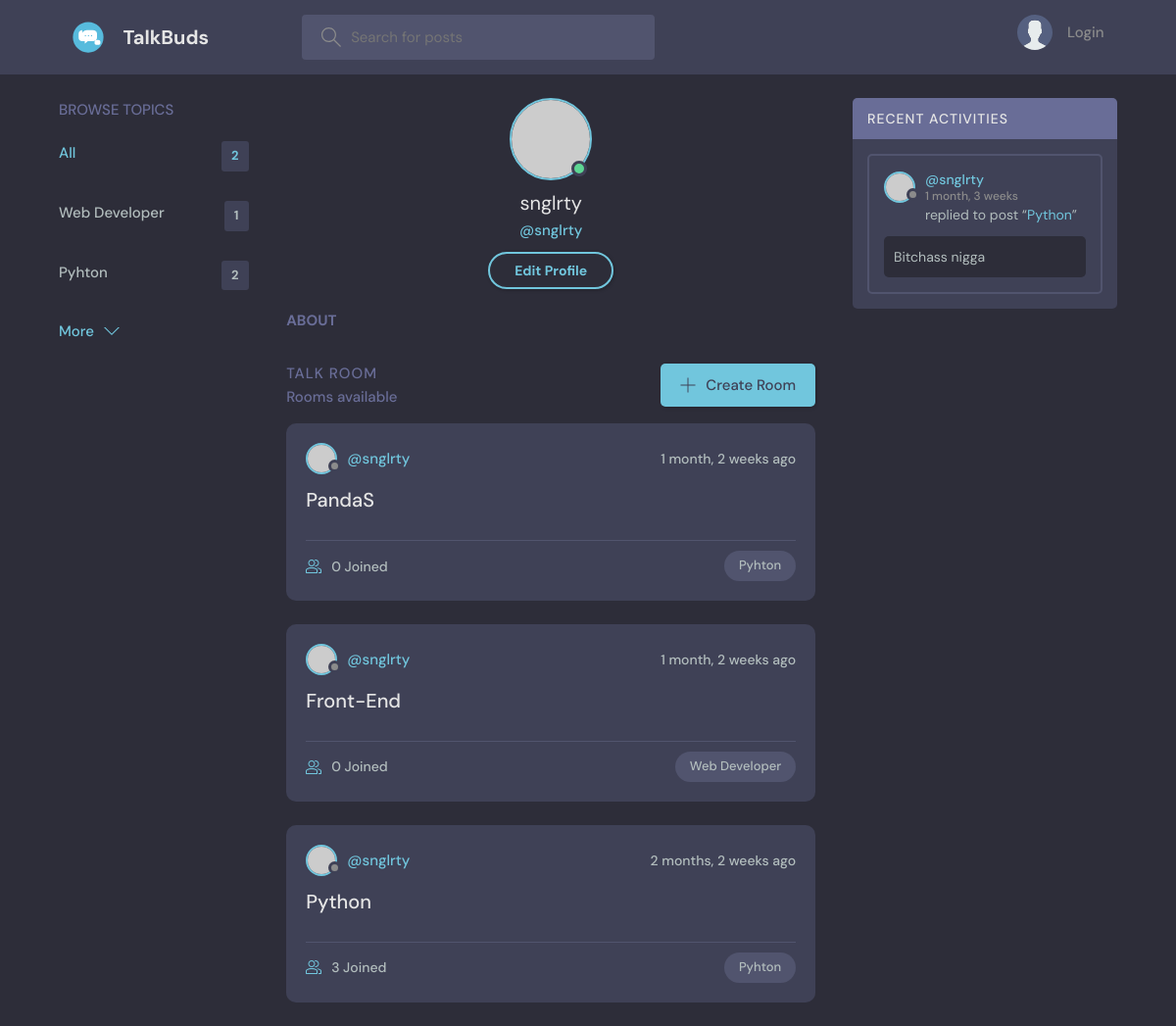
Page /profile/1/ on the earlier database version.
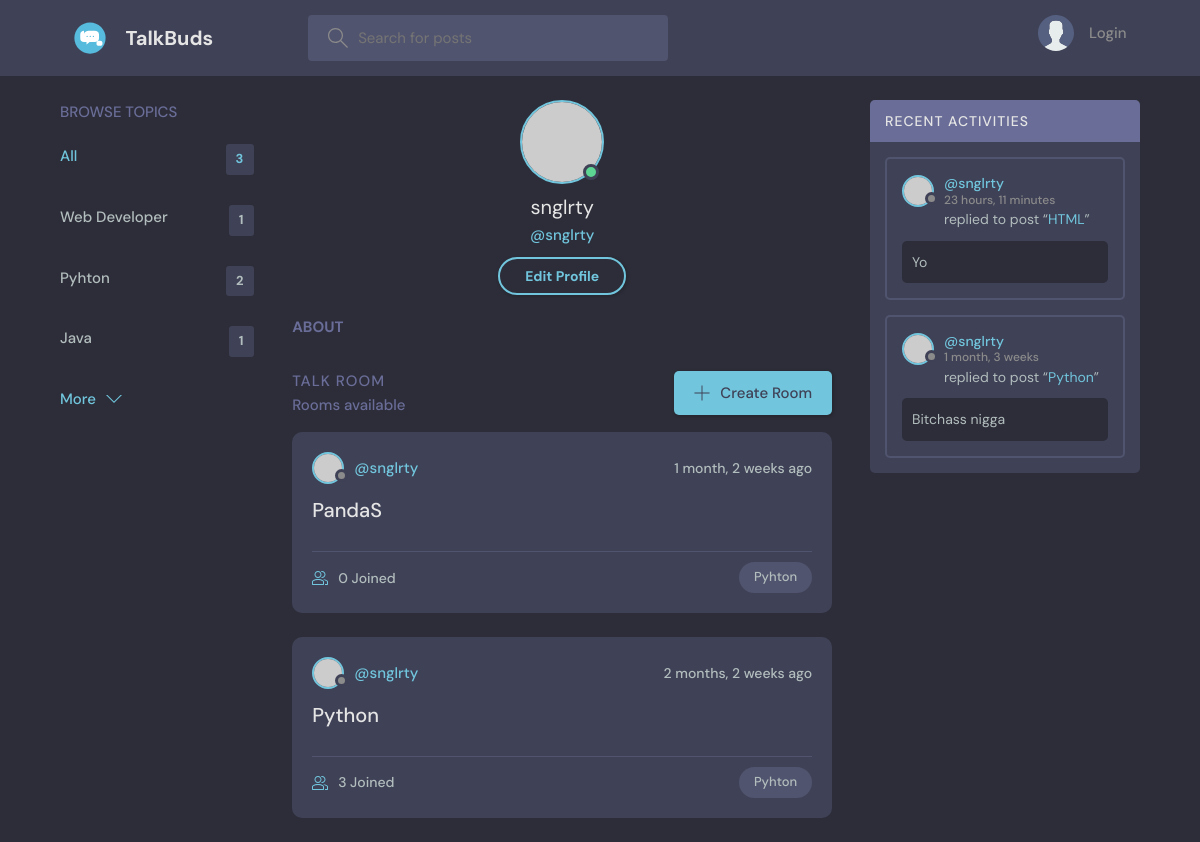
Same page on the later database version.
### base/models.py (models this page shows, shortened)
class Topic(models.Model):
    name = models.CharField(max_length=200)

class Room(models.Model):
    host = models.ForeignKey(User, on_delete= models.SET_NULL, null= True)
    topic = models.ForeignKey(Topic, on_delete= models.SET_NULL, null= True)
    name = models.CharField(max_length=200)
    description = models.TextField(null=True, blank=True)
    participants = models.ManyToManyField(User,related_name='particpants',blank='True')
    updated = models.DateTimeField(auto_now= True)
    created = models.DateTimeField(auto_now_add= True)
    class Meta:
        ordering = ['-updated','-created']
    def __str__(self):
        return self.name

class message(models.Model):
    user = models.ForeignKey(User,on_delete=models.CASCADE)
    room = models.ForeignKey(Room, on_delete=models.CASCADE)
    body = models.TextField()
    updated = models.DateTimeField(auto_now= True)
    created = models.DateTimeField(auto_now_add= True)
    class Meta:
        ordering = ['-updated','-created']

### base/views.py (the view)
# urls.py: path('profile/<str:pk>/',profile,name="profile"),
def profile(request,pk):
    user = User.objects.get(id=pk)
    rooms = user.room_set.all()
    chats = user.message_set.all().order_by('-created')
    topics = Topic.objects.all()
    context = {'user':user,'rooms':rooms,'chats':chats,'topics':topics}
    return render(request,'base/profile.html',context)

### base/templates/base/profile.html (shortened to what this page needs)
{%extends 'main.html'%}
{% block content %}
  <main class="profile-page layout layout--3">
    <div class="container">
      {% include 'base/topics_component.html' %}
      <div class="roomList">
        <div class="profile">
            <div class="profile__avatar">
              <div class="avatar avatar--large active">
                <img src="https://randomuser.me/api/portraits/men/11.jpg" />
              </div>
            </div>
            <div class="profile__info">
              <h3>{{user.username}}</h3>
              <p>@{{user.username}}</p>
              <a href="edit-user.html" class="btn btn--main btn--pill">Edit Profile</a>
            </div>
            <div class="profile__about">
              <h3>About</h3>
            </div>
        </div>
        <div class="roomList__header">
            <div>
              <h2>Talk Room</h2>
              <p>{{room_count}} Rooms available</p>
            </div>
            <a class="btn btn--main" href="{%url 'create-room'%}">
              <svg version="1.1" xmlns="http://www.w3.org/2000/svg" width="32" height="32" viewBox="0 0 32 32">
                <title>add</title>
                <path
                  d="M16.943 0.943h-1.885v14.115h-14.115v1.885h14.115v14.115h1.885v-14.115h14.115v-1.885h-14.115v-14.115z"
                ></path>
              </svg>
              Create Room
            </a>
        </div>
        {% include 'base/feed_component.html' %}
    </div>
      {%include 'base/activity_component.html'%}
    </div>
  </main>
</body>
{% endblock content %}

### base/templates/base/topics_component.html
<div class="topics">
    <div class="topics__header">
      <h2>Browse Topics</h2>
    </div>
    <ul class="topics__list">
      <li>
        <a href="{% url 'home' %}" class="active">All <span>{{topics.count}}</span></a>
      </li>
      {% for topic in topics %}
      <li>
        <a href="{% url 'home' %}?q={{topic.name}}">{{topic.name}}<span>{{topic.room_set.all.count}}</span></a>
      </li>
      {% endfor   %}
    </ul>
    <a class="btn btn--link" href="{% url 'topics'%}">
      More
      <svg version="1.1" xmlns="http://www.w3.org/2000/svg" width="32" height="32" viewBox="0 0 32 32">
        <title>chevron-down</title>
        <path d="M16 21l-13-13h-3l16 16 16-16h-3l-13 13z"></path>
      </svg>
    </a>
  </div>

### base/templates/base/feed_component.html (shortened to what this page needs)
{% for room in rooms %}
    <div class="roomListRoom">
      <div class="roomListRoom__header">
        <a href="{% url 'profile' room.host.id %}" class="roomListRoom__author">
          <div class="avatar avatar--small">
            <img src="https://randomuser.me/api/portraits/women/11.jpg" />
          </div>
          <span>@{{ room.host.username }}</span>
        </a>
        <div class="roomListRoom__actions">
          <span>{{room.created|timesince}} ago</span>
        </div>
      </div>
      <div class="roomListRoom__content">
        <a href="{% url 'room' room.id%}">{{room.name}}</a>
      </div>
      <div class="roomListRoom__meta">
        <a href="{% url 'room' room.id%}" class="roomListRoom__joined">
          {{room.participants.all.count}} Joined
        </a>
        <p class="roomListRoom__topic">{{ room.topic.name }}</p>
      </div>
    </div>
{%endfor%}

### base/templates/base/activity_component.html
<div class="activities">
    <div class="activities__header">
      <h2>Recent Activities</h2>
    </div>
    {% for chat in chats %}
    <div class="activities__box">
      <div class="activities__boxHeader roomListRoom__header">
        <a href="{% url 'profile' chat.user.id %}" class="roomListRoom__author">
          <div class="avatar avatar--small">
            <img src="https://randomuser.me/api/portraits/women/11.jpg" />
          </div>
          <p>
            @{{chat.user}}
            <span>{{chat.created|timesince}}</span>
          </p>
        </a>
      </div>
      <div class="activities__boxContent">
        <p>replied to post “<a href="{% url 'room' chat.room.id %}">{{chat.room}}</a>”</p>
        <div class="activities__boxRoomContent">
            {{chat.body}}
        </div>
      </div>
    </div>
    {% endfor %}
  </div>

Differences in the rows shown:
removed Room: host.username "snglrty", created "1 month, 2 weeks", name "Front-End", participants.all.count "0", topic.name "Web Developer"
added Topic: name "Java", room_set.all.count "1"
added message: user "snglrty", created "23 hours, 11 minutes", room "HTML", body "Yo"
Other differences:
{{ topics.count }}: "2" → "3"
